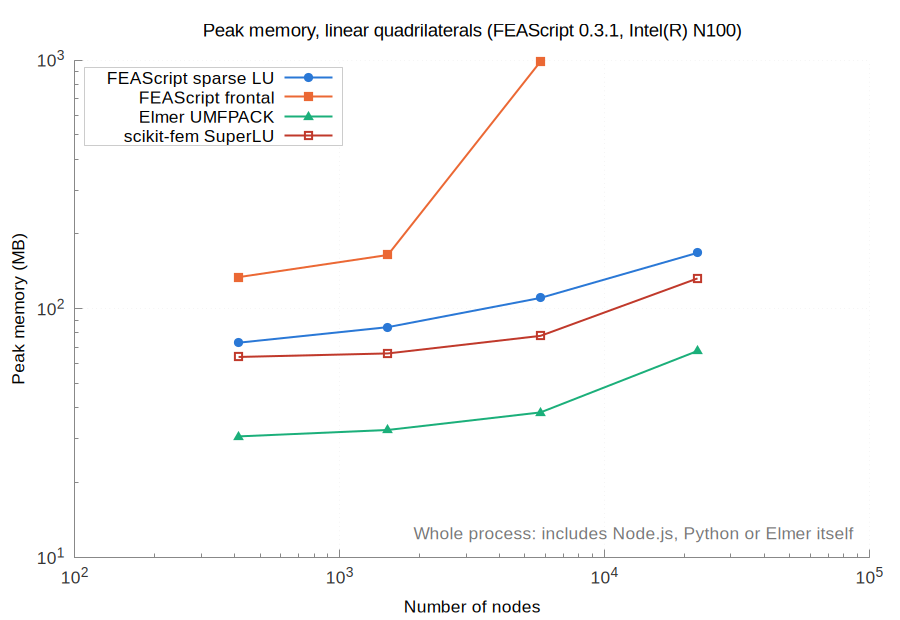

This chart was generated by the following gnuplot code:
set terminal pngcairo size 900,620 font 'Arial,13'
set border 3 lc rgb '#888888'; set tics nomirror tc rgb '#333333'
set grid lc rgb '#e6e6e6' lw 1; set key top left box lc rgb '#cccccc' opaque
set logscale xy; set format y '10^{%L}'; set format x '10^{%L}'
set output 'memory_quad_linear.png'
set title 'Peak memory, linear quadrilaterals (FEAScript 0.3.1, Intel(R) N100)' font 'Arial,14'
set xlabel 'Number of nodes'
set ylabel 'Peak memory (MB)'
set label 'Whole process: includes Node.js, Python or Elmer itself' at graph 0.98,0.05 right tc rgb '#777777'
plot 'memory_quad_linear_FEAScript_sparse_LU.dat' u 1:2 w lp lw 2 pt 7 ps 1.2 lc rgb '#2a78d6' t 'FEAScript sparse LU', \
     'memory_quad_linear_FEAScript_frontal.dat' u 1:2 w lp lw 2 pt 5 ps 1.2 lc rgb '#eb6834' t 'FEAScript frontal', \
     'memory_quad_linear_Elmer_UMFPACK.dat' u 1:2 w lp lw 2 pt 9 ps 1.2 lc rgb '#1baf7a' t 'Elmer UMFPACK', \
     'memory_quad_linear_scikit_fem_SuperLU.dat' u 1:2 w lp lw 2 pt 4 ps 1.2 lc rgb '#c0392b' t 'scikit-fem SuperLU'
